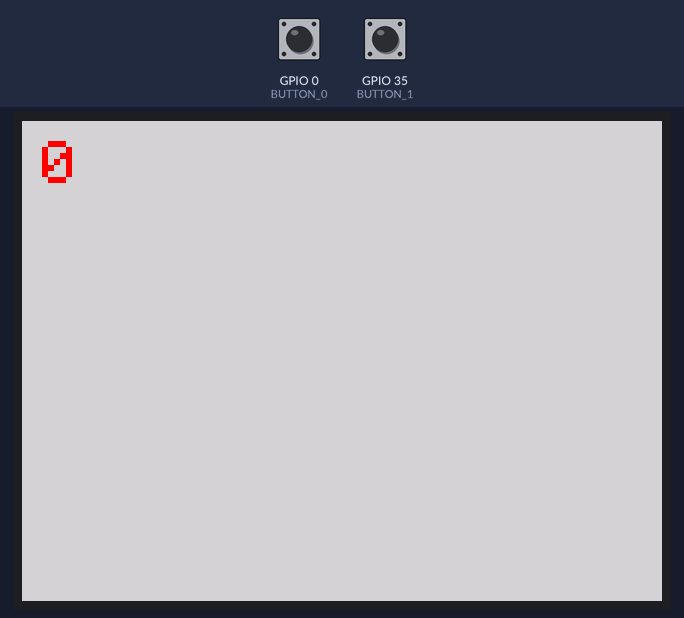
Recording of a program running on a simulated ESP32. On the bench: 320×240 colour display. The test bench sets the inputs (shaded band); at power-on: GPIO 0 (BUTTON_0) HIGH, GPIO 35 (BUTTON_1) HIGH. What the program prints to the serial monitor is not drawn.

Above: at 4.4 s.
4.5 s: GPIO 0 (BUTTON_0) pulled LOW for 3.2 s
At 8.2 s:
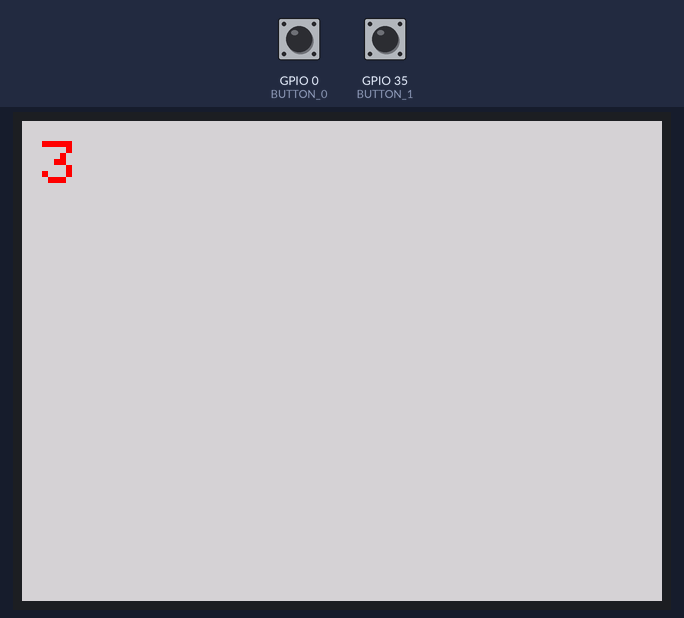
9.2 s: GPIO 0 (BUTTON_0) pulled LOW for 1.3 s
At 10.7 s:
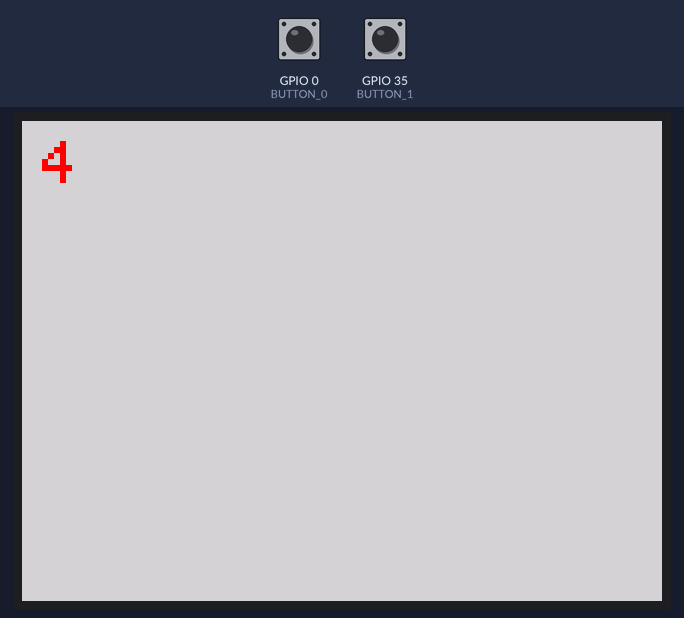
12.0 s: GPIO 35 (BUTTON_1) pulled LOW for 3.2 s
At 15.5 s:
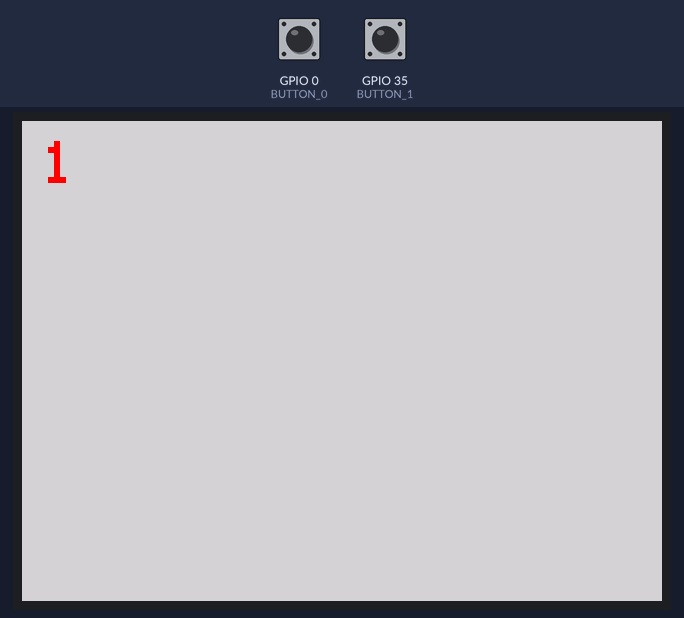
19.4 s: GPIO 35 (BUTTON_1) pulled LOW for 3.2 s
At 22.6 s:
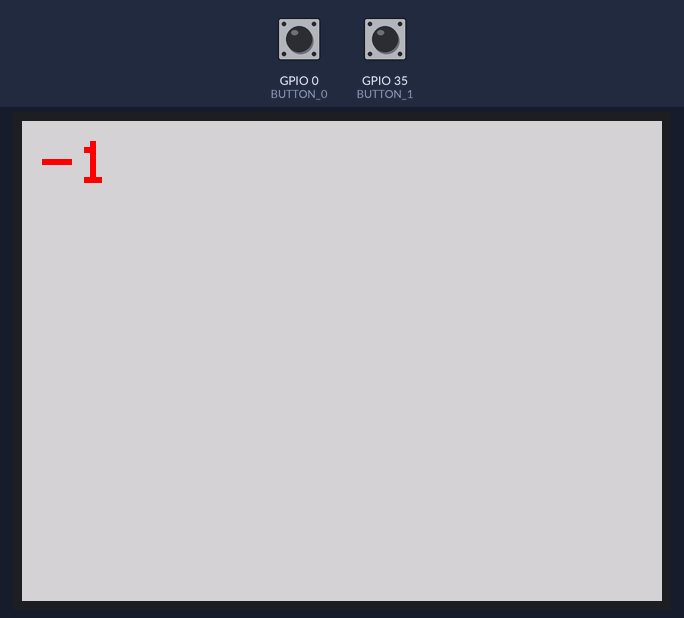
Timing chart, 0 to 24.1 s (numbered marks = the images above; inputs shaded):
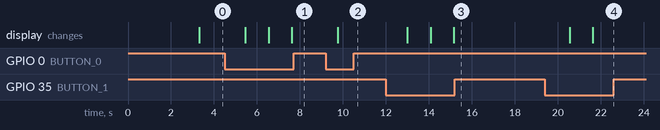

The program:

main.cpp
```cpp
#include <Arduino.h>
// Include the TFT display library
#include <TFT_eSPI.h>

// Button definitions
const char BUTTON_0 = 0;
const char BUTTON_1 = 35;

// display library instance
TFT_eSPI tft = TFT_eSPI();
char buff[512];


void setup() {
  Serial.begin(115200);
  Serial.println("Hello World");

  pinMode(BUTTON_0, INPUT_PULLUP);
  pinMode(BUTTON_1, INPUT_PULLUP);

  Serial.print("Initialise LCD");

  tft.init();
  tft.setRotation(3);
  tft.fillScreen(TFT_WHITE);
  tft.setCursor(0, 0, 2);
  tft.setTextSize(2);
  tft.setTextColor(TFT_RED);
  tft.println(" Hello World ");
  sleep(3);

}

int counter = 0;

void loop() {


  if(digitalRead(BUTTON_0) == false){
    Serial.println("Button 0 is pressed");
    // Increment the counter
    counter++;
  }

  // read the digital input BUTTON_1
  if (digitalRead(BUTTON_1) == false){
      Serial.println("Button 1 is pressed");
      //decrement the counter
      counter--;
  }
  Serial.print("counter value: ");
  Serial.println(counter);

  // This graphic library is very lightweight
  // There is no DOM, or layers or contextual smarts.
  // It sets pixel values and that is it!
  // This means pixels must be cleared when numbers change
  tft.fillScreen(TFT_LIGHTGREY);

  // The cursor must be returned back to the start of the screen too
  // X, Y, font style are set with a single command
  tft.setCursor(10,10,1);

  // We also want to make the text more legible
  // This code could also be moved to 'setup()'
  tft.setTextSize(3);

  // Update the LCD with the counter value
  // The library will automatically interpret the integer value and convert it to a string
  tft.println(counter);

  sleep(1);
}

// Extension options
// How can you stop the display from flickering when there is no activity?
// What happens with button input if sleep time is reduced?
// Adjust the colour of the background slowly over time #PRIDE
```

Measured:
- after the input at 4.5 s, the display: first changes after 0.96 s (image 1 shows a later state)
- after the input at 9.2 s, the display: changes after 0.57 s (image 2)
- after the input at 12.0 s, the display: first changes after 1.0 s (image 3 shows a later state)
- after the input at 19.4 s, the display: first changes after 1.1 s (image 4 shows a later state)
